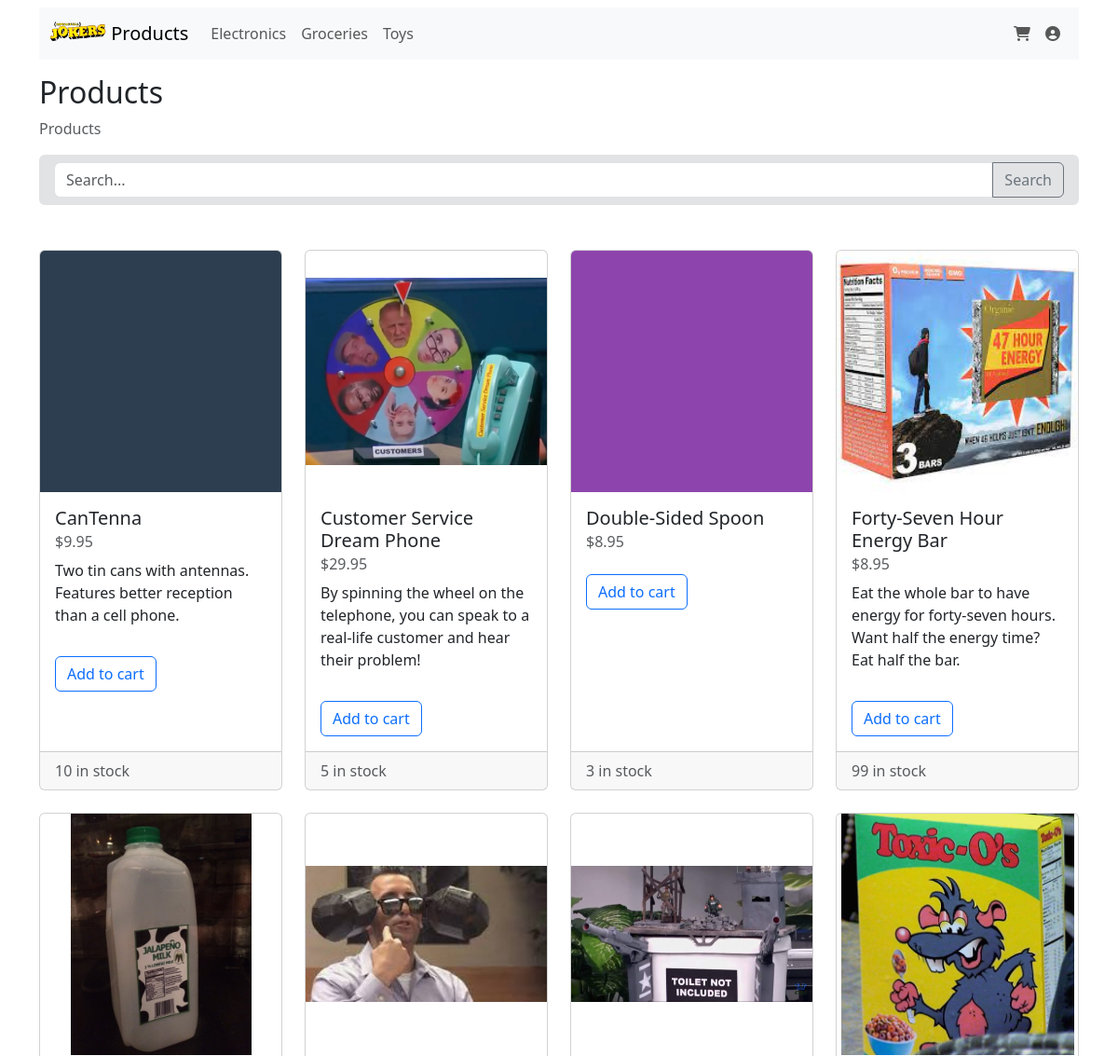
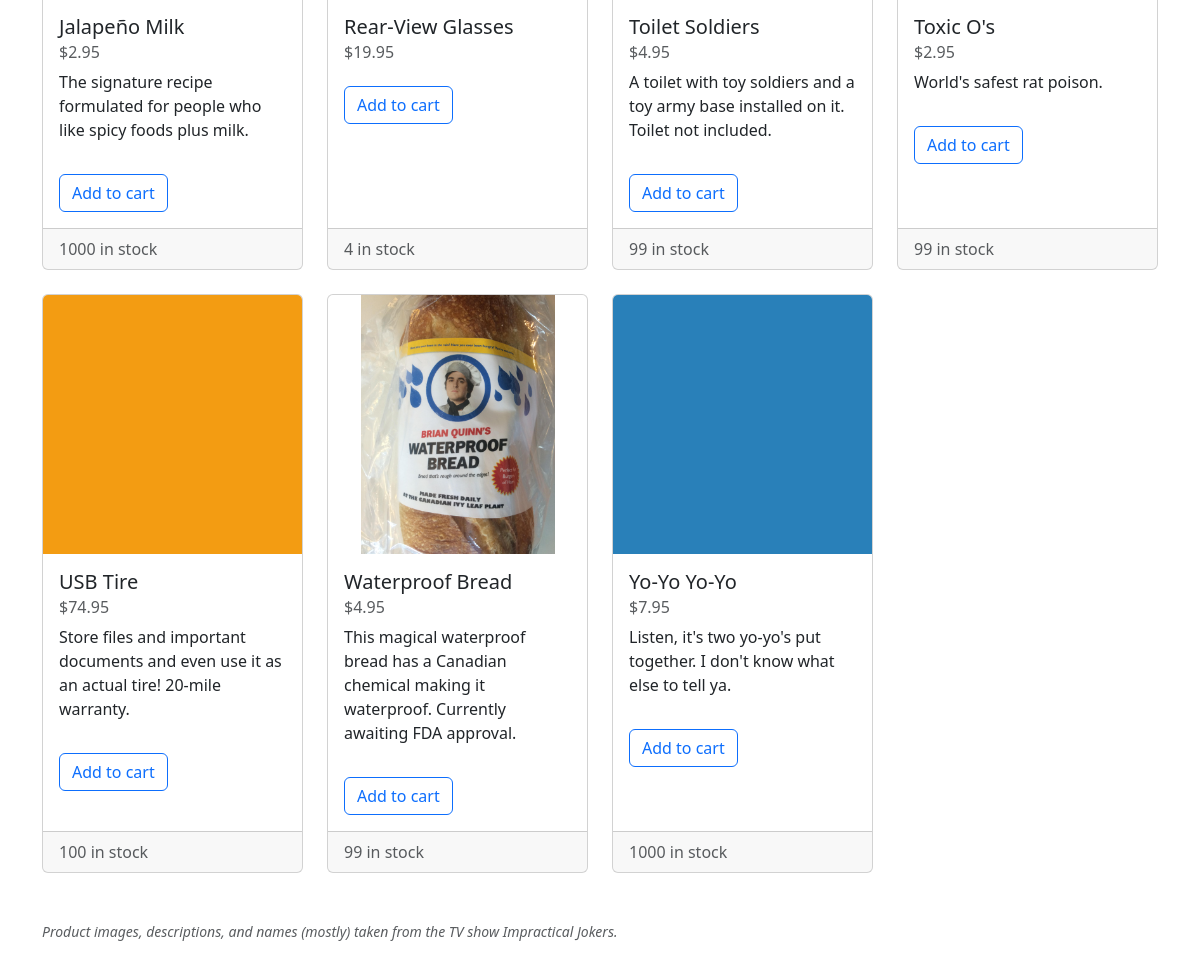
The page / on the database its author committed (2 pictures, top to bottom).
### tables this page shows
CREATE TABLE categories (
    id              INTEGER NOT NULL PRIMARY KEY AUTOINCREMENT,
    name            VARCHAR(50) NOT NULL UNIQUE
);

CREATE TABLE products (
    id              INTEGER NOT NULL PRIMARY KEY AUTOINCREMENT,
    name            VARCHAR(50) NOT NULL UNIQUE,
    price           DECIMAL(10,2),
    stock           INT DEFAULT 0,
    image_url       VARCHAR(100),
    description     VARCHAR(300)
);

### main.py (the view)
@app.route('/', methods=['GET'])
def product_index():
    global colors
    categories = getCategories()
    connection = sqlite3.connect("database.db")
    connection.row_factory = sqlite3.Row
    cursor = connection.cursor()
    args = request.args
    query = args.get('query')
    if query:
        cursor.execute(
            "SELECT * FROM products WHERE name LIKE ? OR description LIKE ? ORDER BY name",
            ('%' + query + '%', '%' + query + '%'))
    else:
        cursor.execute("SELECT * FROM products ORDER BY name")
    products = cursor.fetchall()
    connection.commit()
    connection.close()
    return render_template("products.html",
                           products=products,
                           categories=categories,
                           query=query,
                           colors=colors)

### main.py (called while the page is built)
def getCategories():
    connection = sqlite3.connect("database.db")
    connection.row_factory = sqlite3.Row
    cursor = connection.cursor()
    cursor.execute("SELECT * FROM categories ORDER BY name")
    categories = cursor.fetchall()
    connection.commit()
    connection.close()
    return categories

### templates/products.html (shortened to what this page needs)
{% extends "base.html" %}
{% block content %}
    <h2>{% if pageTitle %}{{pageTitle}}{% else %}Products{% endif %}</h2>
    <nav aria-label="breadcrumb">
        <ol class="breadcrumb">
            {% if pageTitle %}
                <li class="breadcrumb-item"><a href="/">Products</a></li>
                {% if query %}
                    <li class="breadcrumb-item"><a href="/products/{{pageId}}">{{pageTitle}}</a></li>
                    <li class="breadcrumb-item active" aria-current="page">"{{query}}"</li>
                {% else %}
                    <li class="breadcrumb-item active" aria-current="page">{{pageTitle}}</li>
                {% endif %}
            {% else %}
                {% if query %}
                    <li class="breadcrumb-item"><a href="/">Products</a></li>
                    <li class="breadcrumb-item active" aria-current="page">"{{query}}"</li>
                {% else %}
                    <li class="breadcrumb-item active" aria-current="page">Products</li>
                {% endif %}
            {% endif %}
        </ol>
    </nav>
    <div class="bg-secondary-subtle rounded px-3 py-2">
        <form action="" method="GET">
            <div class="input-group">
                <input type="text" class="form-control" placeholder="Search..." name="query"{% if query %} value="{{query}}"{% endif %}>
                <button class="btn btn-outline-secondary" type="submit">Search</button>
            </div>
        </form>
    </div>
    <div class="row row-cols-1 row-cols-md-4 g-4 mt-4">
        {% for product in products %}
        <div class="col">
            {{ blocks.productCard(product.id, product.name, product.price, product.stock, colors, product.image_url, product.description) }}
        </div>
        {% endfor %}
    </div>
{% endblock content %}

### templates/base.html (shortened to what this page needs)
{% import 'blocks.html' as blocks %}
<!doctype html>
<html lang="en">
    <head>
        <link href="https://cdn.jsdelivr.net/npm/bootstrap@5.3.0-alpha1/dist/css/bootstrap.min.css" rel="stylesheet">
        <link href="/static/css/styles.css" rel="stylesheet">
    </head>
    <body{% if not hideNav %} class="p-2"{% endif %}>
        {% if not hideNav %}
        <div class="container">
            <nav class="navbar navbar-expand-lg bg-body-tertiary mb-3">
                <div class="container-fluid">
                    <a class="navbar-brand" href="/">
                        <img src="/static/img/logo.png" alt="Logo" width="60" height="24" class="d-inline-block align-text-top">
                        Products
                    </a>
                    <div class="collapse navbar-collapse" id="navbarSupportedContent">
                        <ul class="navbar-nav me-auto mb-2 mb-lg-0">
                            {% for cat in categories %}
                            <li class="nav-item">
                                <a href="/products/{{cat.id}}" class="nav-link{% if activeCat == cat.id %} active{% endif %}">{{cat.name}}</a>
                            </li>
                            {% endfor %}
                        </ul>
                        <ul class="navbar-nav mb-2 mb-lg-0">
                            <li class="nav-item">
                                <a href="/cart" class="nav-link"><i class="fa-sharp fa-solid fa-cart-shopping"></i></a>
                            </li>
                            <li class="nav-item">
                                <a href="/account" class="nav-link"><i class="fa-sharp fa-solid fa-circle-user"></i></a>
                            </li>
                        </ul>
                    </div>
                </div>
            </nav>
        {% else %}
        <div class="container-fluid">
        {% endif %}
            {% block content %}{% endblock content %}
            {% if not hideNav %}
            <small class="text-muted fst-italic mt-5 mb-5 d-block">Product images, descriptions, and names (mostly) taken from the TV show Impractical Jokers.</small>
            {% endif %}
        </div>
    </body>
</html>

### templates/blocks.html (shortened to what this page needs)
{% macro productCard(id, name, price, stock, colors, image_url='', description='') -%}
    <div class="card h-100 product">
        <div class="card-img-top" style="background: {% if image_url %}url({{image_url}}){% else %}{{colors|random}}{% endif %}"></div>
        <div class="card-body">
            <h5 class="card-title">{{name}}</h5>
            <h6 class="card-subtitle mb-2 text-muted">${{price}}</h6>
            {% if description %}
            <p class="card-text">{{description}}</p>
            {% endif %}
            {% if stock > 0 %}
            <a href="/product/{{id}}/add" class="btn btn-outline-primary mt-3"> Add to cart</a>
            {% else %}
            <a href="#" class="btn btn-outline-secondary mt-3 disabled"><i class="fa-duotone fa-cart-plus"></i> Add to cart</a>
            {% endif %}
        </div>
        <div class="card-footer text-muted">
             {{stock}} in stock
        </div>
    </div>
{%- endmacro %}

### static/css/styles.css (style rules this page uses)
.product .card-img-top { width: 100%; height: 0; background-size: contain !important; background-position: center !important; background-repeat: no-repeat !important; padding-bottom: 100% }

### rows shown on the page
categories: name "Electronics"
categories: name "Groceries"
categories: name "Toys"
products: name "CanTenna", price "9.95", description "Two tin cans with antennas. Features better reception than a cell phone.", stock "10"
products: image_url (picture), name "Customer Service Dream Phone", price "29.95", description "By spinning the wheel on the telephone, you can speak to a real-life customer and hear their problem!", stock "5"
products: name "Double-Sided Spoon", price "8.95", stock "3"
products: image_url (picture), name "Forty-Seven Hour Energy Bar", price "8.95", description "Eat the whole bar to have energy for forty-seven hours. Want half the energy time? Eat half the bar.", stock "99"
products: image_url (picture), name "Jalapeño Milk", price "2.95", description "The signature recipe formulated for people who like spicy foods plus milk.", stock "1000"
products: image_url (picture), name "Rear-View Glasses", price "19.95", stock "4"
products: image_url (picture), name "Toilet Soldiers", price "4.95", description "A toilet with toy soldiers and a toy army base installed on it. Toilet not included.", stock "99"
products: image_url (picture), name "Toxic O's", price "2.95", description "World's safest rat poison.", stock "99"
products: name "USB Tire", price "74.95", description "Store files and important documents and even use it as an actual tire! 20-mile warranty.", stock "100"
products: image_url (picture), name "Waterproof Bread", price "4.95", description "This magical waterproof bread has a Canadian chemical making it waterproof. Currently awaiting FDA approval.", stock "99"
products: name "Yo-Yo Yo-Yo", price "7.95", description "Listen, it's two yo-yo's put together. I don't know what else to tell ya.", stock "1000"
